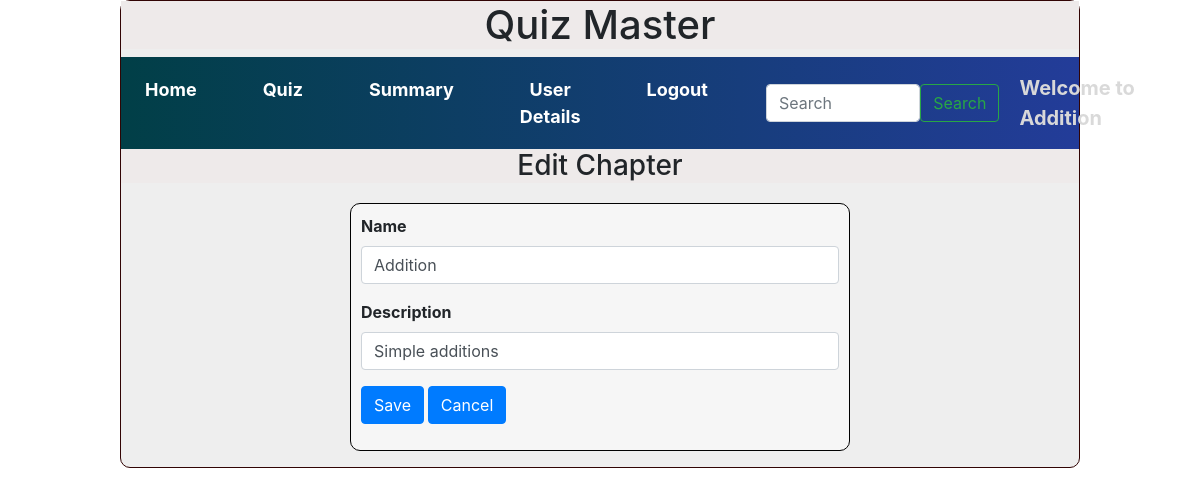
/edit_chapter/1/Addition, run on the app's committed database.
### models/models.py (models this page shows)
class Chapter(db.Model):
    id = db.Column(db.Integer, primary_key=True)
    name = db.Column(db.String(255), nullable=False)
    description = db.Column(db.Text, nullable=True)
    subject_id = db.Column(db.Integer, db.ForeignKey("subject.id"), nullable=False)
    quizzes = db.relationship("Quiz", cascade="all,delete", backref="chapter", lazy=True)

### controllers/controllers.py (the view, shortened to what this page needs)
@app.route("/edit_chapter/<id>/<name>",methods=["GET","POST"])
def edit_chapter(id,name):
    c=get_chapter(id)
    return render_template("edit_chapter.html",chapter=c,name=name)

### controllers/controllers.py (called while the page is built)
def get_chapter(id):
    chapter=Chapter.query.filter_by(id=id).first()
    return chapter

### templates/edit_chapter.html
{%extends "admin_layout.html"%}
{%block content%}
        {%if chapter%}
            <div class="center"><h3> Edit Chapter </h3></div>
            <form action="/edit_chapter/{{chapter.id}}/{{name}}" method="POST">
            <div class="input_form">
                <div class="mb-3">
                    <label for="cname" class="form-label">Name</label>
                    <input type="text" class="form-control" name="cname"id="cname" value="{{chapter.name}}" required >
                </div>
                <div class="mb-3">
                    <label for="description" class="form-label">Description</label>
                    <input type="text" class="form-control" name="description"id="description" value="{{chapter.description}}" required >
                </div>
                <div class="mb-3">
                    <button type="submit" class="btn btn-primary">Save</button>
                    <a href ="/admin/{{name}}" type="button" class="btn btn-primary"> Cancel</a>
                </div>
            </form>
            </div>
        {%endif%}
{%endblock%}

### templates/admin_layout.html (shortened to what this page needs)
<html lang="en">
    <head>
        <link rel="stylesheet" href="/static/styles/main.css">
        <link rel="stylesheet" href="https://cdn.jsdelivr.net/npm/bootstrap@4.0.0/dist/css/bootstrap.min.css">
    </head>
    <body>
        <div class="my_panel">
            <div class="center"><h1>Quiz Master</h1></div>
            <nav class="navbar navbar-expand-lg navbar-light" style="background-image: linear-gradient(to right, rgb(1, 63, 71), rgb(35, 60, 153))">
                <div class="collapse navbar-collapse d-flex justify-content-between align-items-center" id="navbarText">
                    <ul class="navbar-nav mx-auto text-center">
                        <li class="nav-item">
                            <a class="nav-link custom-nav-link" href="/admin/{{name}}">Home</a>
                        </li>
                        <li class="nav-item">
                            <a class="nav-link custom-nav-link" href="/quiz_management/{{name}}">Quiz</a>
                        </li>
                        <li class="nav-item">
                            <a class="nav-link active custom-nav-link" href="/admin_summary/{{name}}">Summary</a>
                        </li>
                        <li class="nav-item">
                            <a class="nav-link active custom-nav-link" href="/user_details/{{name}}">User Details</a>
                        </li>
                        <li class="nav-item">
                            <a class="nav-link active custom-nav-link" href="/login">Logout</a>
                        </li>
                    </ul>
                    <form class="d-flex mx-auto search-bar" method="POST" action="/search/{{name}}">
                        <input class="form-control" type="search" placeholder="Search" aria-label="Search" name="search_txt" id="search_txt">
                        <button class="btn btn-outline-success" type="submit">Search</button>
                    </form>
                    <span class="navbar-text welcome-text">
                        Welcome to {{name}}
                    </span>
                </div>
            </nav>
                {%block content%}
                {%endblock%}
    </body>
</html>

### static/styles/main.css (style rules this page uses)
.center { text-align:center; color:solid black; margin:auto; background-color:rgb(238, 234, 234) ; }
.my_panel { width: 80%; margin: auto; height: auto; border: 1px solid rgb(49, 4, 4); border-radius: 10px; background-color: #eeeeee; }
.custom-nav-link { font-weight: bold; font-size: 18px; margin-right: 50px; color: white !important }
.search-bar { width: 300px; margin:auto; }
.welcome-text { font-weight: bold; font-size: 20px; margin-left: 20px; color: rgba(217, 217, 217, 0.997) !important }
.input_form { border: 1px solid rgb(1, 1, 1); width: 500px; height: auto; margin: auto; background-color: #f6f6f6; margin-top: 20px; padding: 10px; border-radius: 10px; font-size: 16px; font-weight:650; text-align: justify; }

### data on the page
Chapter: name "Addition", cname "Addition", description "Simple additions"
